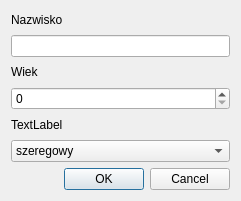
<?xml version="1.0" encoding="UTF-8"?>
<ui version="4.0">
 <class>Dialog</class>
 <widget class="QDialog" name="Dialog">
  <property name="geometry">
   <rect>
    <x>0</x>
    <y>0</y>
    <width>241</width>
    <height>201</height>
   </rect>
  </property>
  <property name="sizePolicy">
   <sizepolicy hsizetype="Expanding" vsizetype="Expanding">
    <horstretch>0</horstretch>
    <verstretch>0</verstretch>
   </sizepolicy>
  </property>
  <property name="windowTitle">
   <string>Dialog</string>
  </property>
  <layout class="QVBoxLayout" name="verticalLayout_2">
   <item>
    <layout class="QVBoxLayout" name="verticalLayout">
     <item>
      <widget class="QLabel" name="label">
       <property name="text">
        <string>Nazwisko</string>
       </property>
      </widget>
     </item>
     <item>
      <widget class="QLineEdit" name="lineEdit_Nazwisko"/>
     </item>
     <item>
      <widget class="QLabel" name="label_2">
       <property name="text">
        <string>Wiek</string>
       </property>
      </widget>
     </item>
     <item>
      <widget class="QSpinBox" name="spinBox"/>
     </item>
     <item>
      <widget class="QLabel" name="label_3">
       <property name="text">
        <string>TextLabel</string>
       </property>
      </widget>
     </item>
     <item>
      <widget class="QComboBox" name="comboBox">
       <item>
        <property name="text">
         <string>szeregowy</string>
        </property>
       </item>
       <item>
        <property name="text">
         <string>kapral</string>
        </property>
       </item>
       <item>
        <property name="text">
         <string>brygadzista</string>
        </property>
       </item>
      </widget>
     </item>
    </layout>
   </item>
   <item>
    <widget class="QDialogButtonBox" name="buttonBox">
     <property name="orientation">
      <enum>Qt::Horizontal</enum>
     </property>
     <property name="standardButtons">
      <set>QDialogButtonBox::Cancel|QDialogButtonBox::Ok</set>
     </property>
    </widget>
   </item>
  </layout>
 </widget>
 <resources/>
 <connections>
  <connection>
   <sender>buttonBox</sender>
   <signal>accepted()</signal>
   <receiver>Dialog</receiver>
   <slot>accept()</slot>
   <hints>
    <hint type="sourcelabel">
     <x>248</x>
     <y>254</y>
    </hint>
    <hint type="destinationlabel">
     <x>157</x>
     <y>274</y>
    </hint>
   </hints>
  </connection>
  <connection>
   <sender>buttonBox</sender>
   <signal>rejected()</signal>
   <receiver>Dialog</receiver>
   <slot>reject()</slot>
   <hints>
    <hint type="sourcelabel">
     <x>316</x>
     <y>260</y>
    </hint>
    <hint type="destinationlabel">
     <x>286</x>
     <y>274</y>
    </hint>
   </hints>
  </connection>
 </connections>
</ui>
